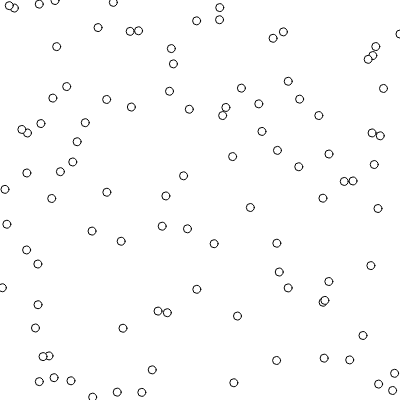
Frame 1 (no input)
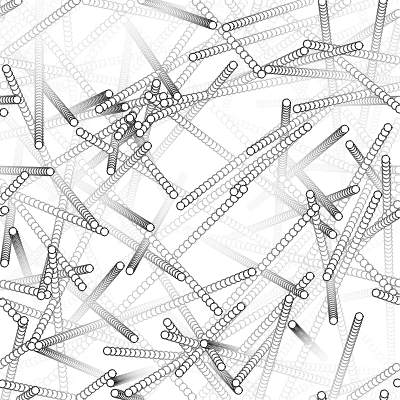
Frame 60 (no input)
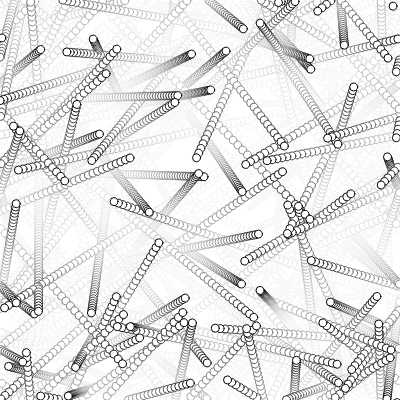
Frame 120 (the mouse pressed at the canvas centre since frame 60)

The p5.js sketch that drew these frames (run headless with seeded random() and noise() and a simulated clock; from frame 60 on, the mouse is pressed at the canvas centre):

// p5.js sketch
// ── sketch.js
var Agents;// 鸟群

// 函数setup() ：准备阶段
function setup() {
	createCanvas(400,400);

	Agents = new Array();
	for(var i=0;i<100;i++)
	{
		// 制定随机的位置和速度，生成一只鸟
		pos = createVector(random(0,width),random(0,height));
		vel = createVector(random(-5,5),random(-5,5));
		Agents[i] = new agent(pos,vel);
	}
}

// 函数draw()：作画阶段
function draw() {
	fill(255,15);// 填充白色
	rect(-5,-5,width+10,height+10);
	
	// 更新每个鸟
	for(var i=0;i<Agents.length;i++)
	{
		Agents[i].update(1);
	}

	// 画出来所有的鸟
	for(var i=0;i<Agents.length;i++)
	{
		Agents[i].draw();
	}
}
// ── agent.js
// 函数setup() ：准备阶段
function agent(pos,vel) {
	 this.pos = pos;// 位置
	 this.vel = vel; // 速度

	 this.update = function(dt)
	 {
	 	var movement = this.vel;
	 	movement.mult(dt);
	 	this.pos.add(movement);

	 	if(this.pos.x>width)
	 	{
	 		this.pos.x-=width;
	 	}
	 	else if(this.pos.x<0)
	 	{
	 		this.pos.x+= width;
	 	}
	 	else if(this.pos.y>height)
	 	{
	 		this.pos.y-=height;
	 	}
	 	else if(this.pos.y<0)
	 	{
	 		this.pos.y+=height;
	 	}
	 }

	 this.draw = function()
	 {
	 	push();
	 	translate(this.pos.x,this.pos.y);
	 	fill(255);
	 	ellipse(0,0,8,8);
	 	pop();
	 }

}
